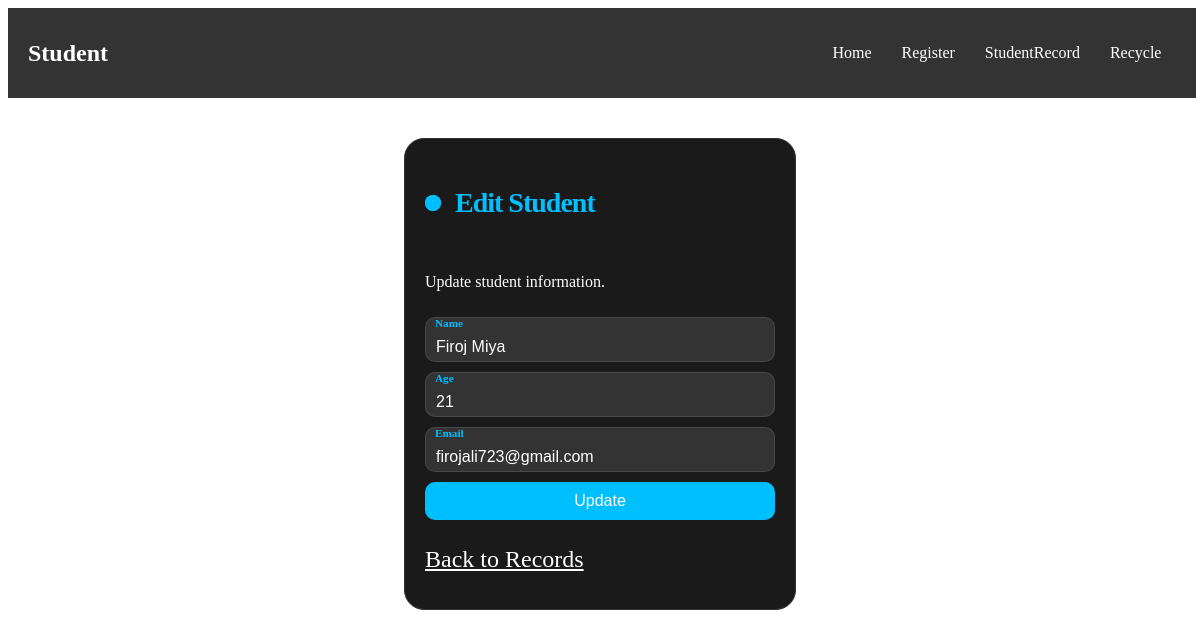
The page /edit/9/ on the database its author committed.
### app/models.py (models this page shows)
class Student(models.Model):
    name = models.CharField(max_length=100)
    age = models.IntegerField()
    email = models.EmailField()
    is_deleted = models.BooleanField(default=False)

### app/views.py (the view)
# urls.py: path('edit/<int:id>/', views.edit_data, name='edit_data'),
def edit_data(request, id):
    student = Student.objects.get(id=id)
    if request.method == 'POST':
        student.name = request.POST.get('name')
        student.age = request.POST.get('age')
        student.email = request.POST.get('email')
        student.save()
        return redirect('studentRecord')
    return render(request, 'edit.html', {'student': student})

### app/templates/edit.html (shortened to what this page needs)
<!DOCTYPE html>
{% load static %}
<html lang="en">
<head>
    <link rel="stylesheet" href="{% static 'css/edit.css' %}">
</head>
<body>
    <nav class="navbar">
        <a href="#" class="logo">Student</a>
        <ul class="nav-links">
            <li><a href="{% url 'home' %}">Home</a></li>
            <li><a href="{% url 'register' %}">Register</a></li>
            <li><a href="{% url 'studentRecord' %}">StudentRecord</a></li>
            <li><a href="{% url 'recycle' %}">Recycle</a></li>
        </ul>
    </nav>
    <form class="form" method="post" action="{% url 'edit_data' student.id %}">
        <p class="title">Edit Student </p>
        <p class="message">Update student information. </p>
        <div class="flex">
            <label>
                <input class="input" type="text" name="name" placeholder="" required="" id="nameInput" value="{{ student.name }}">
                <span>Name</span>
            </label>
        </div>
        <label>
            <input class="input" type="number" name="age" placeholder="" required="" min="1" value="{{ student.age }}">
            <span>Age</span>
        </label>
        <label>
            <input class="input" type="email" name="email" placeholder="" required="" value="{{ student.email }}">
            <span>Email</span>
        </label>
        <button class="submit" type="submit">Update</button>
        <p class="signin"><a href="{% url 'studentRecord' %}">Back to Records</a> </p>
    </form>
</body>
</html>

### app/static/css/edit.css (style rules this page uses)
.navbar { background-color: #333; color: white; display: flex; justify-content: space-between; align-items: center; padding: 10px 20px; width: 97%; top: 0; }
.logo { color: white; text-decoration: none; font-size: 1.5rem; font-weight: bold; }
.nav-links { list-style: none; display: flex; }
.nav-links li a { color: white; text-decoration: none; padding: 10px 15px; display: block; transition: background-color 0.3s; }
.form { display: flex; flex-direction: column; gap: 10px; max-width: 350px; padding: 20px; border-radius: 20px; position: relative; background-color: #1a1a1a; color: #fff; border: 1px solid #333; margin-top: 2.5rem; margin-left: auto; margin-right: auto; }
.title { font-size: 28px; font-weight: 600; letter-spacing: -1px; position: relative; display: flex; align-items: center; padding-left: 30px; color: #00bfff; }
.title::before { width: 18px; height: 18px; }
.title::after { width: 18px; height: 18px; animation: pulse 1s linear infinite; }
.title::before, .title::after { position: absolute; content: ""; height: 16px; width: 16px; border-radius: 50%; left: 0px; background-color: #00bfff; }
.flex { display: flex; width: 100%; }
#nameInput { margin-right: 8.9rem; }
.form label { position: relative; }
.form label .input { background-color: #333; color: #fff; width: 95%; padding: 20px 05px 05px 10px; outline: 0; border: 1px solid rgba(105, 105, 105, 0.397); border-radius: 10px; }
.form label .input + span { color: rgba(255, 255, 255, 0.5); position: absolute; left: 10px; top: 0px; font-size: 0.9em; cursor: text; transition: 0.3s ease; }
.form label .input:focus + span, .form label .input:valid + span { color: #00bfff; top: 0px; font-size: 0.7em; font-weight: 600; }
.input { font-size: medium; }
.submit { border: none; outline: none; padding: 10px; border-radius: 10px; color: #fff; font-size: 16px; transform: .3s ease; background-color: #00bfff; }
.signin a { margin-top: 10px; font-size: 1.5rem; color: #ffffff; }

### rows shown on the page
Student: name "Firoj Miya", age "21", email "firojali723@gmail.com"
